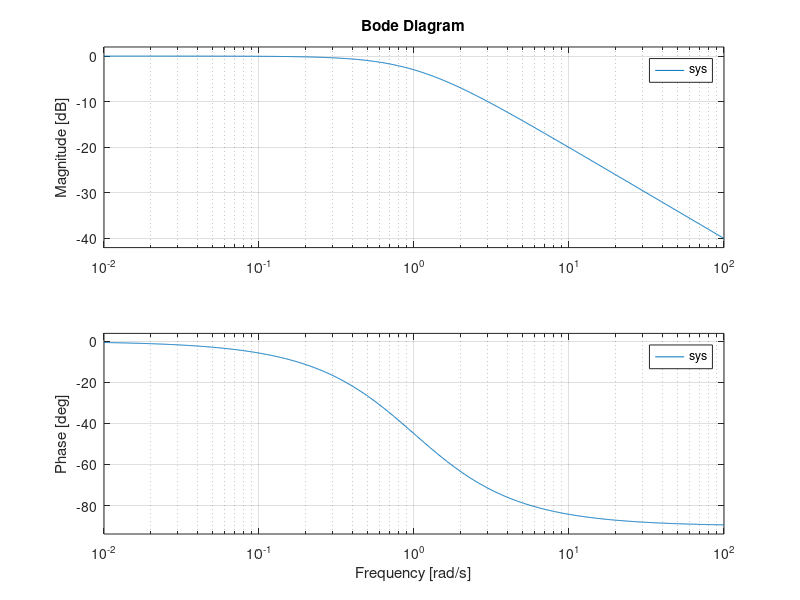

Source code (MATLAB):
x = [1 0 0 0];
X = fft(x);
y = ifft(X);
z = filter([1], [1], [1 2 3 4]);
c = conv([1 2], [3 4]);
[b, a] = butter(1, 0.5);
h = fir1(8, 0.2);
sys = tf([1], [1 1]);
[t, step_y] = step(sys);
p = pole(sys);
bode(sys);
